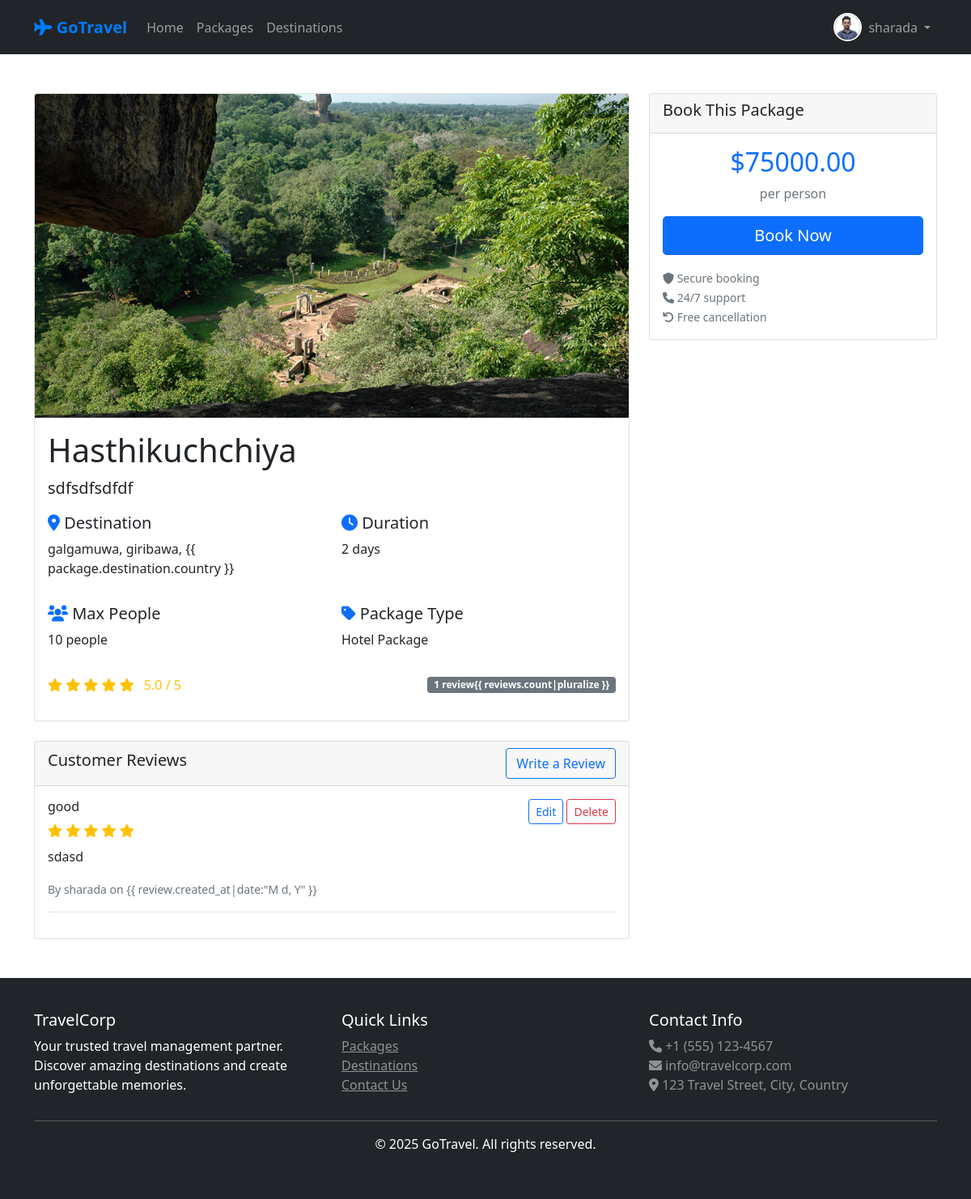
The app's page /packages/1/ (signed in), older data.
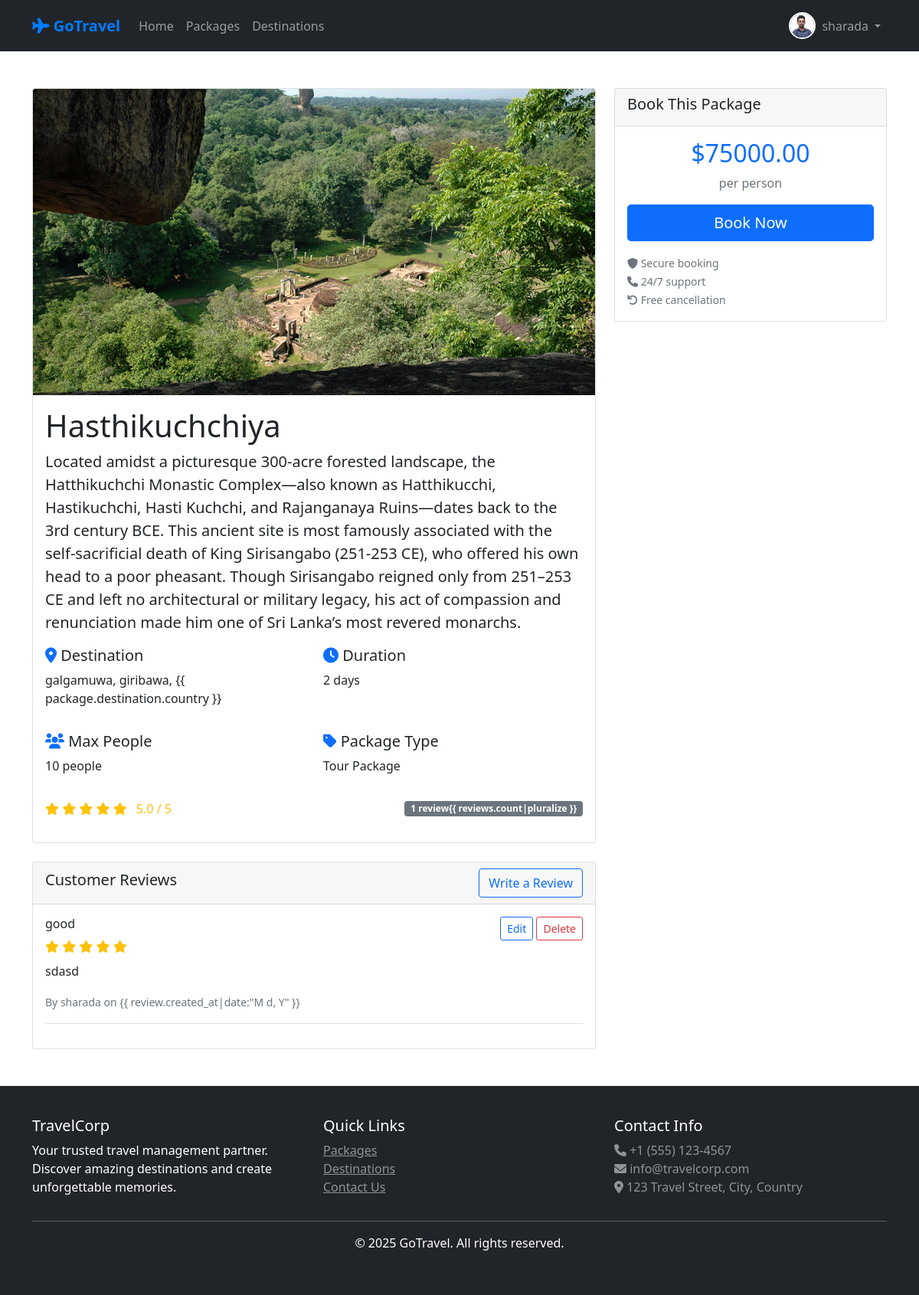
The same page, newer data.
### travel/models.py (models this page shows, shortened)
class Package(models.Model):
    PACKAGE_TYPES = [
        ('tour', 'Tour Package'),
        ('hotel', 'Hotel Package'),
        ('transport', 'Transport Package'),
        ('combo', 'Combo Package'),
    ]
    name = models.CharField(max_length=200)
    destination = models.ForeignKey(Destination, on_delete=models.CASCADE)
    package_type = models.CharField(max_length=20, choices=PACKAGE_TYPES)
    description = models.TextField()
    price = models.DecimalField(max_digits=10, decimal_places=2)
    duration_days = models.IntegerField()
    max_people = models.IntegerField()
    includes = models.TextField(help_text="What's included in the package")
    excludes = models.TextField(help_text="What's not included")
    image = models.ImageField(upload_to='packages/')
    is_active = models.BooleanField(default=True)
    is_featured = models.BooleanField(default=False, help_text="Mark as featured package")
    created_by = models.ForeignKey(User, on_delete=models.CASCADE)
    created_at = models.DateTimeField(auto_now_add=True)
    updated_at = models.DateTimeField(auto_now=True)
    def average_rating(self):
        reviews = self.review_set.all()
        if reviews:
            return sum([review.rating for review in reviews]) / len(reviews)
        return 0

class Destination(models.Model):
    name = models.CharField(max_length=200)
    country = models.CharField(max_length=100)
    city = models.CharField(max_length=100)
    description = models.TextField()
    image = models.ImageField(upload_to='destinations/')
    is_active = models.BooleanField(default=True)
    is_popular = models.BooleanField(default=False, help_text="Mark as popular destination")
    created_at = models.DateTimeField(auto_now_add=True)

class Review(models.Model):
    user = models.ForeignKey(User, on_delete=models.CASCADE)
    package = models.ForeignKey(Package, on_delete=models.CASCADE)
    rating = models.IntegerField(validators=[MinValueValidator(1), MaxValueValidator(5)])
    title = models.CharField(max_length=200)
    comment = models.TextField()
    created_at = models.DateTimeField(auto_now_add=True)
    class Meta:
        unique_together = ['user', 'package']

### travel/views.py (the view)
# urls.py: path('packages/<int:package_id>/', views.package_detail, name='package_detail'),
def package_detail(request, package_id):
    try:
        package = get_object_or_404(Package, id=package_id, is_active=True)
        reviews = Review.objects.filter(package=package).order_by('-created_at')
    except:
        package = None
        reviews = []
    template = loader.get_template('travel/package_detail.html')
    context = {
        'package': package,
        'reviews': reviews,
    }
    return HttpResponse(template.render(context, request))

### travel/context_processors.py (called while the page is built)
def user_profile(request):
    if request.user.is_authenticated:
        try:
            profile, created = UserProfile.objects.get_or_create(user=request.user)
            return {'user_profile': profile}
        except:
            return {'user_profile': None}
    return {'user_profile': None}

### travel/templates/travel/package_detail.html (shortened to what the changed rows need)
{% extends 'travel/base.html' %}
{% block content %}
<div class="container my-5">
    <div class="row">
        <div class="col-md-8">
            <div class="card">
                {% if package.image %}
                <img src="{{ package.image.url }}" class="card-img-top" alt="{{ package.name }}"
                    style="height: 400px; object-fit: cover;">
                {% else %}
                <div class="card-img-top bg-light d-flex align-items-center justify-content-center"
                    style="height: 400px;">
                    <i class="fas fa-image fa-3x text-muted"></i>
                </div>
                {% endif %}
                <div class="card-body">
                    <h1 class="card-title">{{ package.name }}</h1>
                    <p class="lead">{{ package.description }}</p>
                    <div class="row mb-3">
                        <div class="col-md-6">
                            <h5><i class="fas fa-map-marker-alt text-primary"></i> Destination</h5>
                            <p>{{ package.destination.name }}, {{ package.destination.city }}, {{
                                package.destination.country }}</p>
                        </div>
                        <div class="col-md-6">
                            <h5><i class="fas fa-clock text-primary"></i> Duration</h5>
                            <p>{{ package.duration_days }} days</p>
                        </div>
                    </div>
                    <div class="row mb-3">
                        <div class="col-md-6">
                            <h5><i class="fas fa-users text-primary"></i> Max People</h5>
                            <p>{{ package.max_people }} people</p>
                        </div>
                        <div class="col-md-6">
                            <h5><i class="fas fa-tag text-primary"></i> Package Type</h5>
                            <p>{{ package.get_package_type_display }}</p>
                        </div>
                    </div>
                    <div class="mb-3">
                        <div class="d-flex justify-content-between align-items-center">
                            <div class="rating">
                                {% for i in "12345" %}
                                {% if forloop.counter <= package.average_rating %} <i class="fas fa-star text-warning">
                                    </i>
                                    {% else %}
                                    <i class="far fa-star text-warning"></i>
                                    {% endif %}
                                    {% endfor %}
                                    <span class="ms-2">{{ package.average_rating|floatformat:1 }} / 5</span>
                            </div>
                        </div>
                    </div>
                </div>
            </div>
        </div>
        <div class="col-md-4">
            <div class="card sticky-top" style="top: 20px;">
                <div class="card-body">
                    <div class="text-center mb-3">
                        <h2 class="text-primary">${{ package.price }}</h2>
                        <p class="text-muted">per person</p>
                    </div>
                </div>
            </div>
        </div>
    </div>
</div>
{% endblock %}

Row changes from the older to the newer data that the page shows:
changed Package "Hasthikuchchiya": description "sdfsdfsdfdf" → "Located amidst a picturesque 300-acre forested landscape, the Hatthikuchchi Monastic Complex—also known as Hatthikucchi, Hastikuchchi, Hasti Kuchchi, and Rajanganaya Ruins—dates back to the 3rd century BCE. This ancient site is most famously associated with the self-sacrificial death of King Sirisangabo (251-253 CE), who offered his own head to a poor pheasant. Though Sirisangabo reigned only from 251–253 CE and left no architectural or military legacy, his act of compassion and renunciation made him one of Sri Lanka’s most revered monarchs."; package_type "Hotel Package" → "Tour Package"
